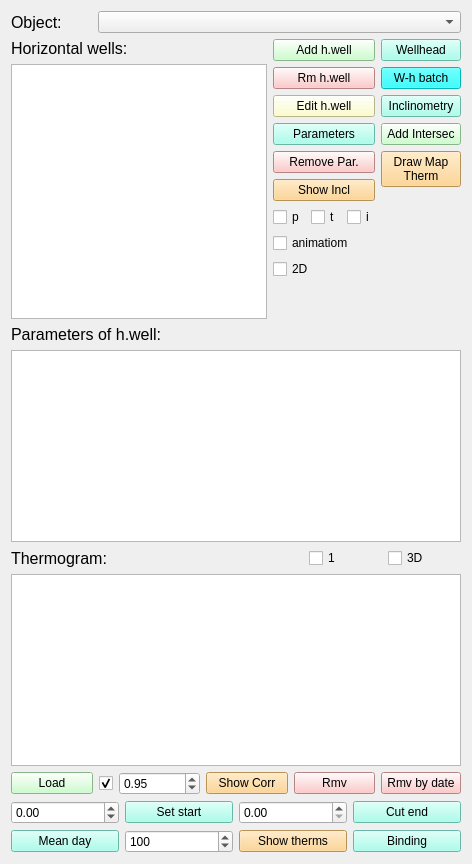
            <widget class="QWidget" name="tab_6">
             <attribute name="title">
              <string>Monitoring</string>
             </attribute>
             <layout class="QGridLayout" name="gridLayout_56">
              <item row="0" column="0">
               <layout class="QHBoxLayout" name="horizontalLayout_7" stretch="2,9">
                <item>
                 <widget class="QLabel" name="label_20">
                  <property name="font">
                   <font>
                    <pointsize>12</pointsize>
                   </font>
                  </property>
                  <property name="text">
                   <string>Object:</string>
                  </property>
                 </widget>
                </item>
                <item>
                 <widget class="QComboBox" name="comboBox_object_monitor">
                  <property name="sizePolicy">
                   <sizepolicy hsizetype="Preferred" vsizetype="Fixed">
                    <horstretch>0</horstretch>
                    <verstretch>0</verstretch>
                   </sizepolicy>
                  </property>
                 </widget>
                </item>
               </layout>
              </item>
              <item row="1" column="0">
               <layout class="QGridLayout" name="gridLayout_57">
                <item row="0" column="0">
                 <layout class="QGridLayout" name="gridLayout_58">
                  <item row="0" column="0">
                   <widget class="QLabel" name="label_23">
                    <property name="font">
                     <font>
                      <pointsize>12</pointsize>
                      <underline>false</underline>
                     </font>
                    </property>
                    <property name="text">
                     <string>Horizontal wells:</string>
                    </property>
                   </widget>
                  </item>
                  <item row="1" column="0">
                   <widget class="QListWidget" name="listWidget_h_well"/>
                  </item>
                 </layout>
                </item>
                <item row="0" column="2">
                 <layout class="QGridLayout" name="gridLayout_61">
                  <item row="1" column="0">
                   <widget class="QPushButton" name="pushButton_wellhead_batch">
                    <property name="toolTip">
                     <string>Пакетная загрузка координат устьев скважин из txt-файла. Формат файла номер скв -&gt; x -&gt; y, разделитель табуляция</string>
                    </property>
                    <property name="styleSheet">
                     <string notr="true">background-color: rgb(0, 255, 255);</string>
                    </property>
                    <property name="text">
                     <string>W-h batch</string>
                    </property>
                   </widget>
                  </item>
                  <item row="5" column="0">
                   <spacer name="verticalSpacer_3">
                    <property name="orientation">
                     <enum>Qt::Vertical</enum>
                    </property>
                    <property name="sizeHint" stdset="0">
                     <size>
                      <width>20</width>
                      <height>40</height>
                     </size>
                    </property>
                   </spacer>
                  </item>
                  <item row="3" column="0">
                   <widget class="QPushButton" name="pushButton_add_intersec">
                    <property name="toolTip">
                     <string>Найти пересечения термограмм с профилями и добавить их в список скважин (Well)</string>
                    </property>
                    <property name="styleSheet">
                     <string notr="true">background-color: rgb(191, 255, 191);</string>
                    </property>
                    <property name="text">
                     <string>Add Intersec</string>
                    </property>
                   </widget>
                  </item>
                  <item row="0" column="0">
                   <widget class="QPushButton" name="pushButton_wellhead">
                    <property name="toolTip">
                     <string>Загрузить координаты устья выбранной горизонтальной скважины</string>
                    </property>
                    <property name="styleSheet">
                     <string notr="true">background-color: rgb(148, 255, 232);</string>
                    </property>
                    <property name="text">
                     <string>Wellhead</string>
                    </property>
                   </widget>
                  </item>
                  <item row="2" column="0">
                   <widget class="QPushButton" name="pushButton_inclin_h_well">
                    <property name="toolTip">
                     <string>Загрузка инклинометрии для горизонтальных скважин</string>
                    </property>
                    <property name="styleSheet">
                     <string notr="true">background-color: rgb(148, 255, 232);</string>
                    </property>
                    <property name="text">
                     <string>Inclinometry</string>
                    </property>
                   </widget>
                  </item>
                  <item row="4" column="0">
                   <widget class="QPushButton" name="pushButton_draw_map_therm">
                    <property name="styleSheet">
                     <string notr="true">background-color: rgb(255, 204, 121);</string>
                    </property>
                    <property name="text">
                     <string>Draw Map
Therm</string>
                    </property>
                   </widget>
                  </item>
                 </layout>
                </item>
                <item row="0" column="1">
                 <layout class="QGridLayout" name="gridLayout_59">
                  <item row="0" column="0">
                   <widget class="QPushButton" name="pushButton_add_h_well">
                    <property name="toolTip">
                     <string>Добавить одну горизонтальную скважину</string>
                    </property>
                    <property name="styleSheet">
                     <string notr="true">background-color: rgb(191, 255, 191);</string>
                    </property>
                    <property name="text">
                     <string>Add h.well</string>
                    </property>
                   </widget>
                  </item>
                  <item row="4" column="0">
                   <widget class="QPushButton" name="pushButton_rem_param">
                    <property name="styleSheet">
                     <string notr="true">background-color: rgb(255, 185, 185);</string>
                    </property>
                    <property name="text">
                     <string>Remove Par.</string>
                    </property>
                   </widget>
                  </item>
                  <item row="3" column="0">
                   <widget class="QPushButton" name="pushButton_param_h_well">
                    <property name="toolTip">
                     <string>Загрузить параметры разработки из файла Excel</string>
                    </property>
                    <property name="styleSheet">
                     <string notr="true">background-color: rgb(148, 255, 232);</string>
                    </property>
                    <property name="text">
                     <string>Parameters</string>
                    </property>
                   </widget>
                  </item>
                  <item row="10" column="0">
                   <widget class="QCheckBox" name="checkBox_2d">
                    <property name="text">
                     <string>2D</string>
                    </property>
                   </widget>
                  </item>
                  <item row="8" column="0">
                   <layout class="QGridLayout" name="gridLayout_46">
                    <item row="0" column="1">
                     <widget class="QCheckBox" name="checkBox_incl_therm">
                      <property name="text">
                       <string>t</string>
                      </property>
                     </widget>
                    </item>
                    <item row="0" column="2">
                     <widget class="QCheckBox" name="checkBox_incl_int">
                      <property name="text">
                       <string>i</string>
                      </property>
                     </widget>
                    </item>
                    <item row="0" column="0">
                     <widget class="QCheckBox" name="checkBox_incl_prof">
                      <property name="text">
                       <string>p</string>
                      </property>
                     </widget>
                    </item>
                   </layout>
                  </item>
                  <item row="6" column="0">
                   <widget class="QPushButton" name="pushButton_show_incl">
                    <property name="toolTip">
                     <string>Отобразить инклинометрию</string>
                    </property>
                    <property name="styleSheet">
                     <string notr="true">background-color: rgb(255, 204, 121);</string>
                    </property>
                    <property name="text">
                     <string>Show Incl</string>
                    </property>
                   </widget>
                  </item>
                  <item row="2" column="0">
                   <widget class="QPushButton" name="pushButton_edit_h_well">
                    <property name="toolTip">
                     <string>Изменить название скважины</string>
                    </property>
                    <property name="styleSheet">
                     <string notr="true">background-color: rgb(255, 255, 191);</string>
                    </property>
                    <property name="text">
                     <string>Edit h.well</string>
                    </property>
                   </widget>
                  </item>
                  <item row="1" column="0">
                   <widget class="QPushButton" name="pushButton_rem_h_well">
                    <property name="toolTip">
                     <string>Удалить горизонтальную скважину</string>
                    </property>
                    <property name="styleSheet">
                     <string notr="true">background-color: rgb(255, 185, 185);</string>
                    </property>
                    <property name="text">
                     <string>Rm h.well</string>
                    </property>
                   </widget>
                  </item>
                  <item row="11" column="0">
                   <spacer name="verticalSpacer_4">
                    <property name="orientation">
                     <enum>Qt::Vertical</enum>
                    </property>
                    <property name="sizeHint" stdset="0">
                     <size>
                      <width>20</width>
                      <height>40</height>
                     </size>
                    </property>
                   </spacer>
                  </item>
                  <item row="9" column="0">
                   <widget class="QCheckBox" name="checkBox_animation">
                    <property name="text">
                     <string>animatiom</string>
                    </property>
                   </widget>
                  </item>
                 </layout>
                </item>
               </layout>
              </item>
              <item row="2" column="0">
               <layout class="QGridLayout" name="gridLayout_63">
                <item row="0" column="0">
                 <widget class="QLabel" name="label_24">
                  <property name="font">
                   <font>
                    <pointsize>12</pointsize>
                    <underline>false</underline>
                   </font>
                  </property>
                  <property name="text">
                   <string>Parameters of h.well:</string>
                  </property>
                 </widget>
                </item>
                <item row="1" column="0">
                 <widget class="QListWidget" name="listWidget_param_h_well"/>
                </item>
               </layout>
              </item>
              <item row="3" column="0">
               <layout class="QGridLayout" name="gridLayout_55">
                <item row="0" column="0">
                 <layout class="QGridLayout" name="gridLayout_54" columnstretch="4,1,1">
                  <item row="0" column="0">
                   <widget class="QLabel" name="label_25">
                    <property name="font">
                     <font>
                      <pointsize>12</pointsize>
                      <underline>false</underline>
                     </font>
                    </property>
                    <property name="text">
                     <string>Thermogram:</string>
                    </property>
                   </widget>
                  </item>
                  <item row="0" column="1">
                   <widget class="QCheckBox" name="checkBox_only_one">
                    <property name="text">
                     <string>1</string>
                    </property>
                   </widget>
                  </item>
                  <item row="0" column="2">
                   <widget class="QCheckBox" name="checkBox_3d_therm">
                    <property name="text">
                     <string>3D</string>
                    </property>
                   </widget>
                  </item>
                 </layout>
                </item>
                <item row="1" column="0">
                 <widget class="QListWidget" name="listWidget_thermogram"/>
                </item>
               </layout>
              </item>
              <item row="4" column="0">
               <layout class="QGridLayout" name="gridLayout_65">
                <item row="0" column="0">
                 <layout class="QGridLayout" name="gridLayout_66" columnstretch="1,0,1,1,1,0">
                  <item row="0" column="0">
                   <widget class="QPushButton" name="pushButton_therm_h_well">
                    <property name="toolTip">
                     <string>Загрузить термограммы для выбранной скважины</string>
                    </property>
                    <property name="styleSheet">
                     <string notr="true">background-color: rgb(191, 255, 191);</string>
                    </property>
                    <property name="text">
                     <string>Load</string>
                    </property>
                   </widget>
                  </item>
                  <item row="0" column="2">
                   <widget class="QDoubleSpinBox" name="doubleSpinBox_corr_therm">
                    <property name="toolTip">
                     <string>значение корреляции термограммы для редактирования нескольких термограмм </string>
                    </property>
                    <property name="minimum">
                     <double>-0.990000000000000</double>
                    </property>
                    <property name="maximum">
                     <double>0.990000000000000</double>
                    </property>
                    <property name="singleStep">
                     <double>0.010000000000000</double>
                    </property>
                    <property name="value">
                     <double>0.950000000000000</double>
                    </property>
                   </widget>
                  </item>
                  <item row="0" column="4">
                   <widget class="QPushButton" name="pushButto_remove_therm">
                    <property name="toolTip">
                     <string>Удалить схожие термограммы</string>
                    </property>
                    <property name="styleSheet">
                     <string notr="true">background-color: rgb(255, 185, 185);</string>
                    </property>
                    <property name="text">
                     <string>Rmv</string>
                    </property>
                   </widget>
                  </item>
                  <item row="0" column="1">
                   <widget class="QCheckBox" name="checkBox_check_name">
                    <property name="toolTip">
                     <string>проверка совпадения названия скважин</string>
                    </property>
                    <property name="text">
                     <string/>
                    </property>
                    <property name="checked">
                     <bool>true</bool>
                    </property>
                   </widget>
                  </item>
                  <item row="0" column="3">
                   <widget class="QPushButton" name="pushButton_show_corr_therm">
                    <property name="toolTip">
                     <string>Отобразить схожие термограммы</string>
                    </property>
                    <property name="styleSheet">
                     <string notr="true">background-color: rgb(255, 204, 121);</string>
                    </property>
                    <property name="text">
                     <string>Show Corr</string>
                    </property>
                   </widget>
                  </item>
                  <item row="0" column="5">
                   <widget class="QPushButton" name="pushButton_remove_therm_date">
                    <property name="styleSheet">
                     <string notr="true">background-color: rgb(255, 185, 185);</string>
                    </property>
                    <property name="text">
                     <string>Rmv by date</string>
                    </property>
                   </widget>
                  </item>
                 </layout>
                </item>
                <item row="1" column="0">
                 <layout class="QGridLayout" name="gridLayout_67">
                  <item row="0" column="0">
                   <widget class="QDoubleSpinBox" name="doubleSpinBox_start_therm">
                    <property name="toolTip">
                     <string>Значение для установки ноля термограммы</string>
                    </property>
                    <property name="minimum">
                     <double>-10000.000000000000000</double>
                    </property>
                    <property name="maximum">
                     <double>10000.000000000000000</double>
                    </property>
                   </widget>
                  </item>
                  <item row="0" column="1">
                   <widget class="QPushButton" name="pushButton_set_start_therm">
                    <property name="toolTip">
                     <string>Установить ноль термограммы</string>
                    </property>
                    <property name="styleSheet">
                     <string notr="true">background-color: rgb(148, 255, 232);</string>
                    </property>
                    <property name="text">
                     <string>Set start</string>
                    </property>
                   </widget>
                  </item>
                  <item row="0" column="2">
                   <widget class="QDoubleSpinBox" name="doubleSpinBox_end_therm">
                    <property name="toolTip">
                     <string>Значение для обрезки хвоста термограммы</string>
                    </property>
                   </widget>
                  </item>
                  <item row="0" column="3">
                   <widget class="QPushButton" name="pushButton_cut_end_therm">
                    <property name="toolTip">
                     <string>Обрезать хвост термограммы</string>
                    </property>
                    <property name="styleSheet">
                     <string notr="true">background-color: rgb(148, 255, 232);</string>
                    </property>
                    <property name="text">
                     <string>Cut end</string>
                    </property>
                   </widget>
                  </item>
                 </layout>
                </item>
                <item row="2" column="0">
                 <layout class="QGridLayout" name="gridLayout_68">
                  <item row="0" column="3">
                   <widget class="QPushButton" name="pushButton_coord_therm">
                    <property name="toolTip">
                     <string>Привязка точек термограммы по инклинометрии</string>
                    </property>
                    <property name="styleSheet">
                     <string notr="true">background-color: rgb(148, 255, 232);</string>
                    </property>
                    <property name="text">
                     <string>Binding</string>
                    </property>
                   </widget>
                  </item>
                  <item row="0" column="2">
                   <widget class="QPushButton" name="pushButton_show_therms">
                    <property name="styleSheet">
                     <string notr="true">background-color: rgb(255, 204, 121);</string>
                    </property>
                    <property name="text">
                     <string>Show therms</string>
                    </property>
                   </widget>
                  </item>
                  <item row="0" column="0">
                   <widget class="QPushButton" name="pushButton_therm_mean_day">
                    <property name="toolTip">
                     <string>Расчет средней термограммы за день и удаление остальных</string>
                    </property>
                    <property name="styleSheet">
                     <string notr="true">background-color: rgb(148, 255, 232);</string>
                    </property>
                    <property name="text">
                     <string>Mean day</string>
                    </property>
                   </widget>
                  </item>
                  <item row="0" column="1">
                   <widget class="QSpinBox" name="spinBox_interval_animation">
                    <property name="toolTip">
                     <string>Интервал в мс для анимации термограмм</string>
                    </property>
                    <property name="minimum">
                     <number>1</number>
                    </property>
                    <property name="maximum">
                     <number>100000</number>
                    </property>
                    <property name="singleStep">
                     <number>10</number>
                    </property>
                    <property name="value">
                     <number>100</number>
                    </property>
                   </widget>
                  </item>
                 </layout>
                </item>
               </layout>
              </item>
             </layout>
            </widget>
